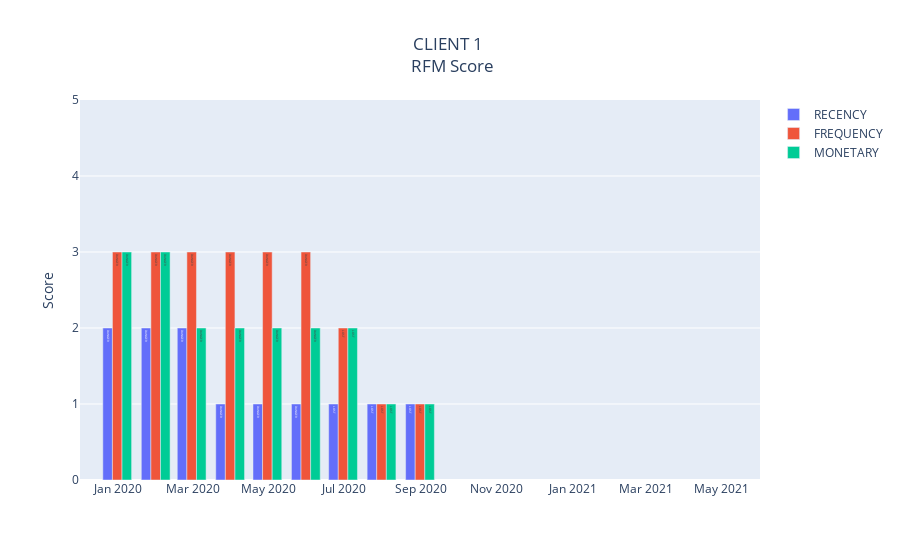

The notebook cell saved with this chart:
### Markdown cell above
## Plotting real examples

### Code cell
costumer = '20479946'
x = dfinal[dfinal['ID']==costumer].PERIOD

trace1 = go.Bar(x = x,
                y = dfinal[dfinal['ID']==costumer].RECENCY_QUINTILE,
                name = 'RECENCY',
                text = dfinal[dfinal['ID']==costumer].CLASS)
trace2 = go.Bar(x = x,
                y = dfinal[dfinal['ID']==costumer].FREQUENCY_QUINTILE,
                name = 'FREQUENCY',
                text = dfinal[dfinal['ID']==costumer].CLASS)
trace3 = go.Bar(x = x,
                y = dfinal[dfinal['ID']==costumer].MONETARY_QUINTILE,
                name = 'MONETARY',
                text = dfinal[dfinal['ID']==costumer].CLASS)

data = [trace1, trace2, trace3]

layout = go.Layout(title = 'CLIENT 1 <br> RFM Score',
                   title_x = 0.5,
                   yaxis = {'title': 'Score', 'range': [0, 5]},
                   xaxis = {'range' : ['2019-12-01', '2021-06-01']})
fig = go.Figure(data=data, layout=layout)
py.iplot(fig)

### Figure 1 — Plotly figure (JSON) as saved in the notebook; plotly's stock layout.template omitted (floating-point values rounded to 4 significant figures)
{"data": [{"name": "RECENCY", "text": ["DANGER", "DANGER", "DANGER", "DANGER", "DANGER", "DANGER", "LOST", "LOST", "LOST"], "type": "bar", "x": ["2019-12-31T00:00:00", "2020-01-31T00:00:00", "2020-02-29T00:00:00", "2020-03-31T00:00:00", "2020-04-30T00:00:00", "2020-05-31T00:00:00", "2020-06-30T00:00:00", "2020-07-31T00:00:00", "2020-08-31T00:00:00"], "y": [2, 2, 2, 1, 1, 1, 1, 1, 1]}, {"name": "FREQUENCY", "text": ["DANGER", "DANGER", "DANGER", "DANGER", "DANGER", "DANGER", "LOST", "LOST", "LOST"], "type": "bar", "x": ["2019-12-31T00:00:00", "2020-01-31T00:00:00", "2020-02-29T00:00:00", "2020-03-31T00:00:00", "2020-04-30T00:00:00", "2020-05-31T00:00:00", "2020-06-30T00:00:00", "2020-07-31T00:00:00", "2020-08-31T00:00:00"], "y": [3, 3, 3, 3, 3, 3, 2, 1, 1]}, {"name": "MONETARY", "text": ["DANGER", "DANGER", "DANGER", "DANGER", "DANGER", "DANGER", "LOST", "LOST", "LOST"], "type": "bar", "x": ["2019-12-31T00:00:00", "2020-01-31T00:00:00", "2020-02-29T00:00:00", "2020-03-31T00:00:00", "2020-04-30T00:00:00", "2020-05-31T00:00:00", "2020-06-30T00:00:00", "2020-07-31T00:00:00", "2020-08-31T00:00:00"], "y": [3, 3, 2, 2, 2, 2, 2, 1, 1]}], "layout": {"title": {"text": "CLIENT 1 <br> RFM Score", "x": 0.5}, "xaxis": {"range": ["2019-12-01", "2021-06-01"]}, "yaxis": {"range": [0, 5], "title": {"text": "Score"}}}}
